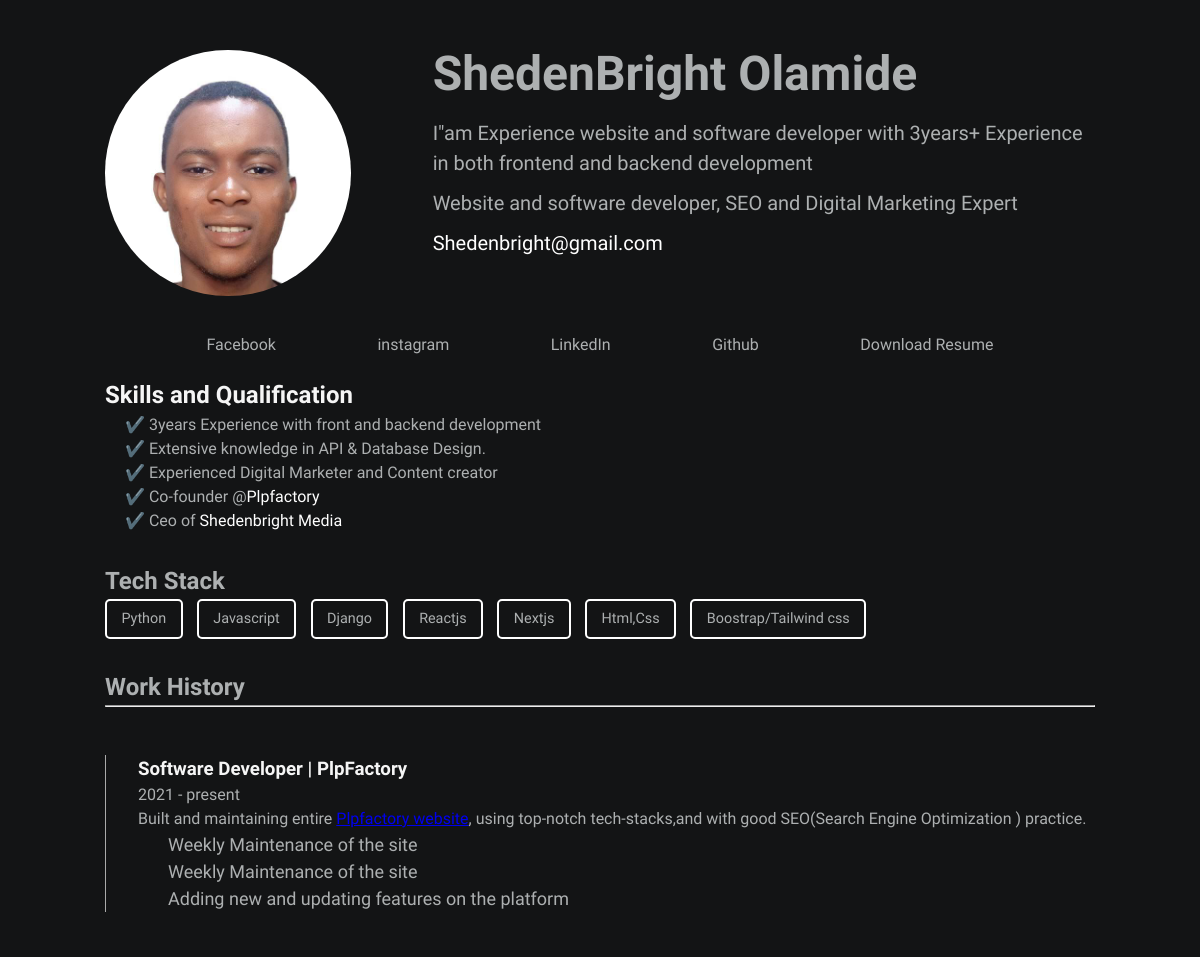
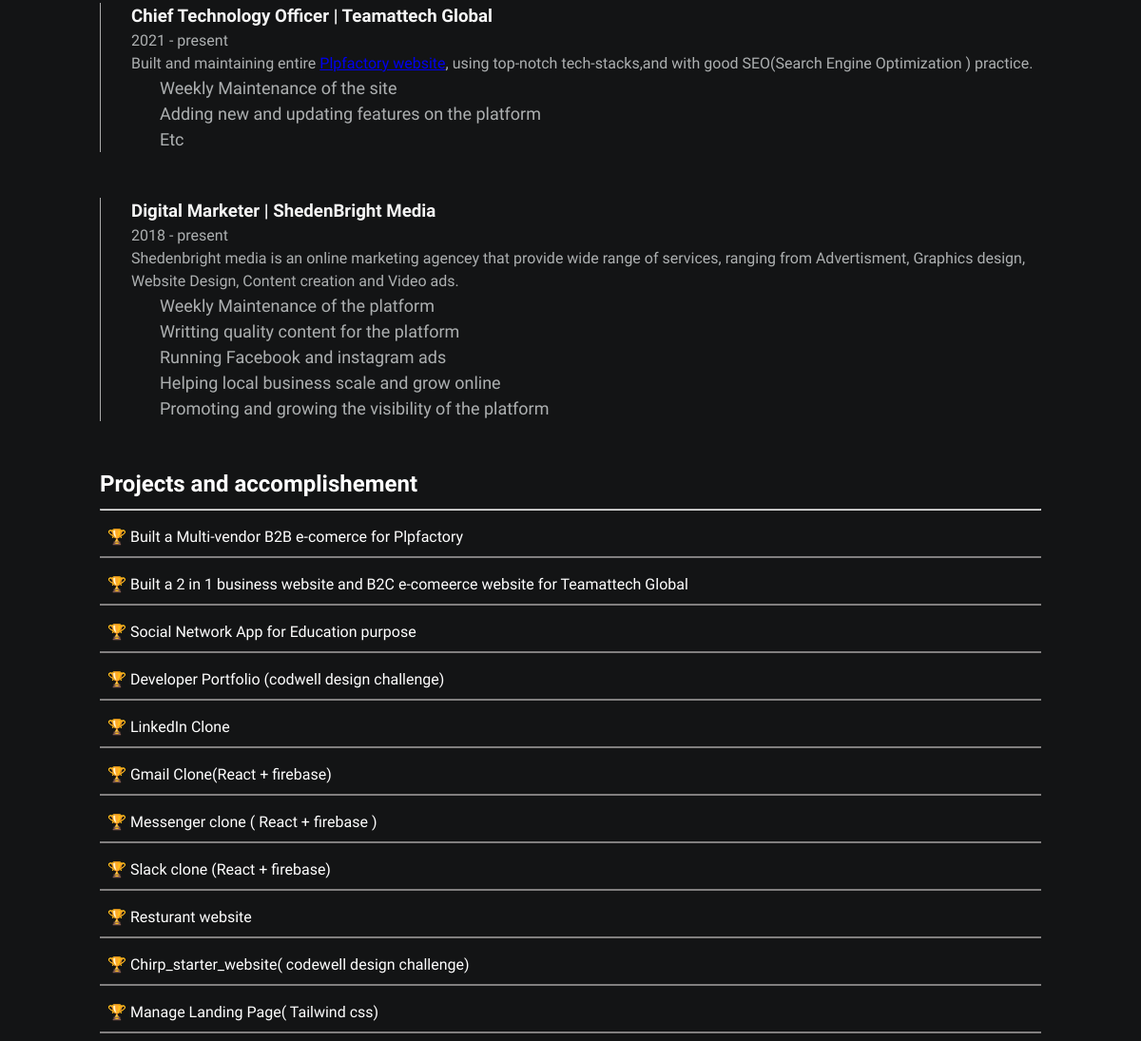
The page / on the database its author committed (2 pictures, top to bottom).
### resume/models.py (models this page shows, shortened)
class Techstack(models.Model):
    name = models.CharField(max_length=200, null=True, blank=True)
    created = models.DateTimeField(auto_now=True)
    def __str__(self) :
        return self.name

class Projects(models.Model):
    name = models.CharField(max_length=500, null=True, blank=True )
    url = models.CharField(max_length=500, null=True, blank=True )
    created = models.DateTimeField(auto_now=True)
    class meta:
        ordering = ['-created']

### resume/views.py (the view)
# urls.py: path('', home, name='home'),
def home(request):
    skills = Techstack.objects.all()
    print(skills)
    projects = Projects.objects.all()
    context = {'skills':skills, 'projects':projects}
    return render(request, 'base/home.html',context)

### template/base/home.html (shortened to what this page needs)
<!DOCTYPE html>
{% load static %}
<html lang="en">
<head>
    <link rel="stylesheet" href="{% static 'css/index.css' %}">
</head>
<body>
    <div class="container">
        <header>
            <div class="header_left">
                <img src="{% static 'images/sheden.jpg' %}" alt="sheden"/>
            </div>
            <div class="header_right">
                <h1>ShedenBright Olamide</h1>
                <p>I"am Experience website and software developer with 3years+ Experience in both frontend and backend development </p>
                <p>Website and software developer, SEO and Digital Marketing Expert</p>
                <a href="mailto:shedenbright@gmail.com">Shedenbright@gmail.com</a>
            </div>
        </header>
        <div class="social_links">
           <a href="https://www.facebook.com/shedenbright">Facebook</a>
           <a href="https://www.instagram.com/shedenbright">instagram</a>
           <a href="">LinkedIn</a>
           <a href="https://github.com/brightsheden">Github</a>
           <a href="">Download Resume</a>
        </div>
        <div class="skills_section">
            <h2>Skills and Qualification</h2>
            <ul>
                <li> ✔️ 3years Experience with front and backend development</li>
                <li> ✔️ Extensive knowledge in API & Database Design.</li>
                <li> ✔️ Experienced Digital Marketer and Content creator</li>
                <li> ✔️ Co-founder  @<span><a href="https://www.facebook.com/PlpFactory">Plpfactory</a></span></li>
                <li> ✔️ Ceo of <span><a href="https://www.facebook.com/shedenbright">Shedenbright Media</a></span></li>
            </ul>
        </div>
        <div class="tech_stacks">
            <h2>Tech Stack</h2>
            <div class="tech_stack_skills">
                {% for skill in skills %}
                    <p >{{skill.name}}</p>
                {% endfor %}
            </div>
        </div>
        <div class="work_history_wrapper">
            <h2>Work History</h2>
            <hr>
            <div class="work_history_card">
                <h3>Software Developer | PlpFactory</h3>
                <span>2021 - present</span>
                <p>Built and maintaining entire <span><a href="www.plpfactory.store">Plpfactory website</a></span>, using top-notch tech-stacks,and
                with good SEO(Search Engine Optimization ) practice. </p>
                <ul>
                    <li>Weekly Maintenance of the site</li>
                    <li>Weekly Maintenance of the site</li>
                    <li>Adding new and updating features on the platform</li>
                </ul>
            </div>
            <div class="work_history_card">
                <h3>Chief Technology Officer  | Teamattech Global</h3>
                <span>2021 - present</span>
                <p>Built and maintaining entire <span><a href="www.plpfactory.store">Plpfactory website</a></span>, using top-notch tech-stacks,and
                with good SEO(Search Engine Optimization ) practice. </p>
                <ul>
                    <li>Weekly Maintenance of the site</li>
                    <li>Adding new and updating features on the platform</li>
                    <li>Etc</li>
                </ul>
            </div>
            <div class="work_history_card">
                <h3>Digital Marketer  | ShedenBright Media</h3>
                <span>2018 - present</span>
                <p>Shedenbright media is an online marketing agencey that provide wide range of services,
                    ranging from Advertisment, Graphics design, Website Design, Content creation and Video ads.
                </p>
                <ul>
                    <li>Weekly Maintenance of the platform</li>
                    <li>Writting quality content for the platform</li>
                    <li>Running Facebook and instagram ads</li>
                    <li>Helping local business scale and grow online</li>
                    <li>Promoting and growing the visibility of the platform</li>
                </ul>
            </div>
        </div>
       <div class="projects-wrapper">
        <h2>Projects and accomplishement</h2>
        <hr>
        <ul>
            {% for project in projects %}
                <li><a href="{{ project.url }}">🏆 {{project.name}}</a></li>
            {% endfor %}
        </ul>
       </div>
    </div>
</body>
</html>

### static/css/index.css (style rules this page uses)
* { margin: 0; padding: 0; box-sizing: border-box; font-family: 'Readex Pro'; line-height: 1.5em; }
body { background-color:#131415; color: #adb0b1; }
.container { width: 95%; max-width: 990px; margin: 0 auto; margin-top: 50px; }
header { display: flex; justify-content: space-between; margin-bottom: 30px; }
.header_left > img { border-radius: 50%; width: 75%; }
.header_right > h1 { font-size: 48px; line-height: 1em; margin-bottom: 20px; }
.header_right > p { font-size: 20px; color: #adb0b1; font-weight: 300; margin-bottom: 10px; }
.header_right a { color: #fff; text-decoration: none; font-weight: 300; font-size: 20px; }
.social_links { display: flex; justify-content: space-evenly; margin-bottom: 20px; }
.social_links a { text-decoration: none; color: #adb0b1; }
.skills_section h2 { margin-top: 10px; color: whitesmoke; }
.skills_section ul { list-style: none; margin-left: 20px; }
.tech_stacks { margin-top: 30px; margin-bottom: 30px; }
.tech_stack_skills { display: flex; flex-wrap: wrap; gap: 1em; font-size: 0.9em; }
.tech_stack_skills > p { border-radius: 5px ; border: 2px solid white; padding: 0.5em 1em; align-items: center; }
.work_history_card { border-left: 1px solid #aaa; margin-top: 3em; margin-bottom: 3em; padding-left: 2em; }
.work_history_wrapper h3 { color: whitesmoke; }
.work_history_card ul { margin-left: 30px; font-size: 18px; }
.projects-wrapper { color:#fff; }
hr { color: #aaa; }
.projects-wrapper > h2 { margin-bottom: 0.5rem; }
ul { list-style: none; }
.projects-wrapper ul li { margin-bottom: .5rem; margin-top: .5rem; padding: 0.5rem; border-bottom: 2px solid rgb(129, 127, 127); }
ul li a { color: white; text-decoration: none; }

### rows shown on the page
Techstack: name "Python"
Techstack: name "Javascript"
Techstack: name "Django"
Techstack: name "Reactjs"
Techstack: name "Nextjs"
Techstack: name "Html,Css"
Techstack: name "Boostrap/Tailwind css"
Projects: name "Built a Multi-vendor B2B e-comerce for Plpfactory"
Projects: name "Built a 2 in 1 business website and B2C e-comeerce website for Teamattech Global"
Projects: name "Social Network App for Education purpose"
Projects: name "Developer Portfolio (codwell design challenge)"
Projects: name "LinkedIn Clone"
Projects: name "Gmail Clone(React + firebase)"
Projects: name "Messenger clone ( React + firebase )"
Projects: name "Slack clone (React + firebase)"
Projects: name "Resturant website"
Projects: name "Chirp_starter_website( codewell design challenge)"
Projects: name "Manage Landing Page( Tailwind css)"
